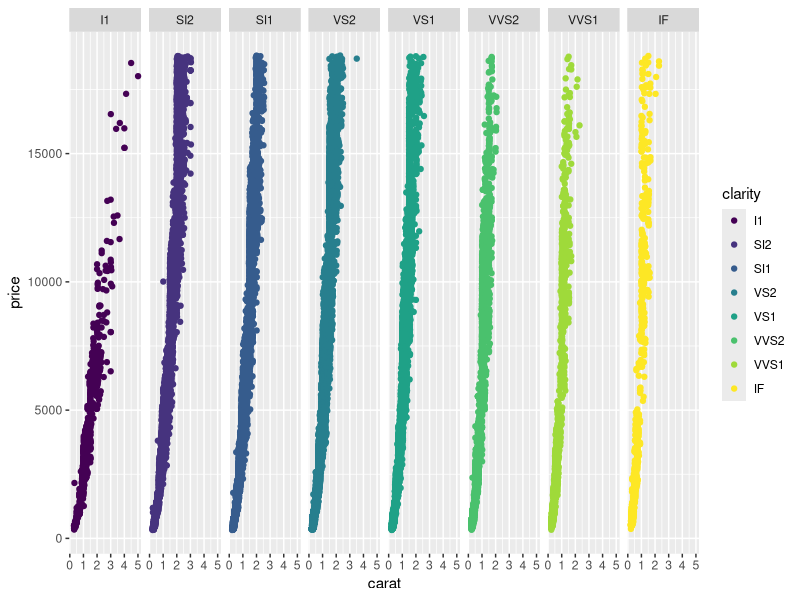
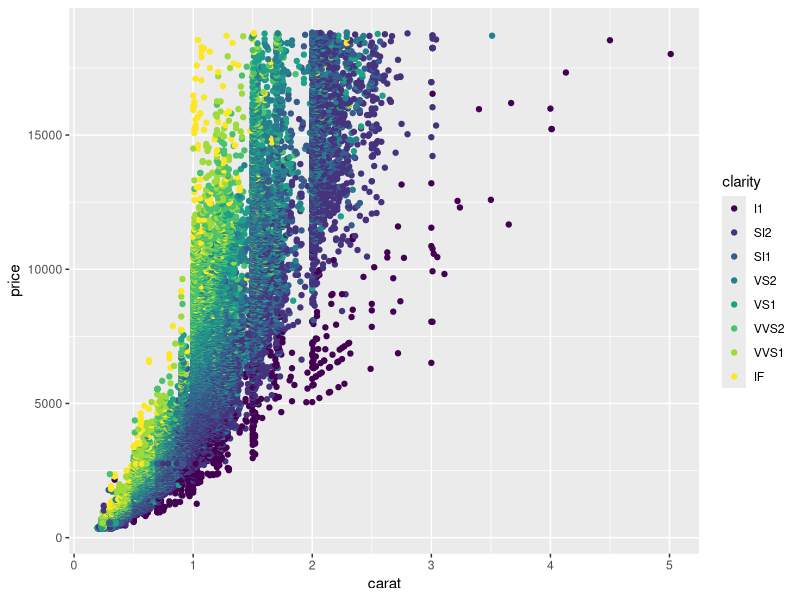
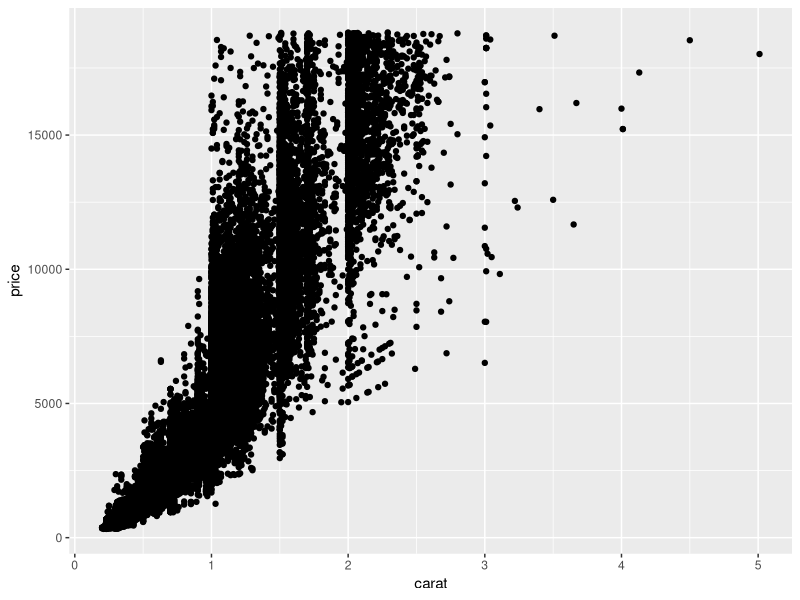
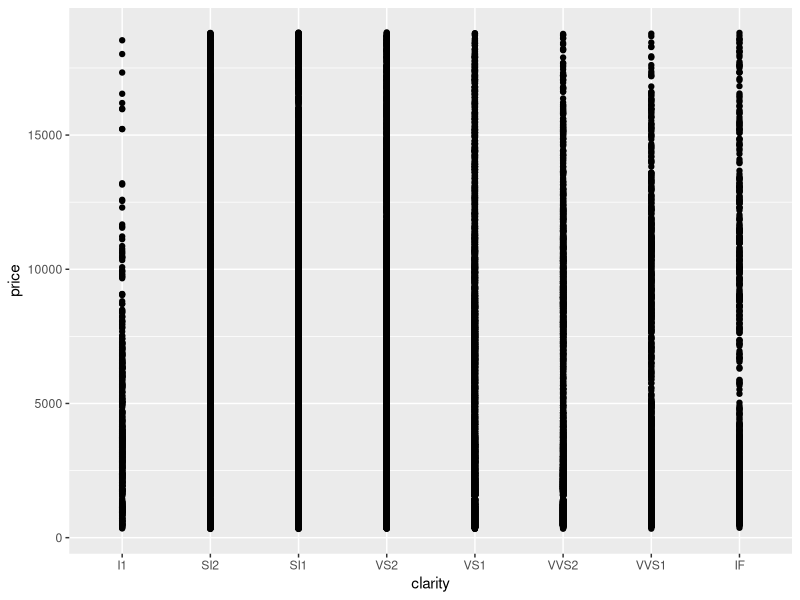
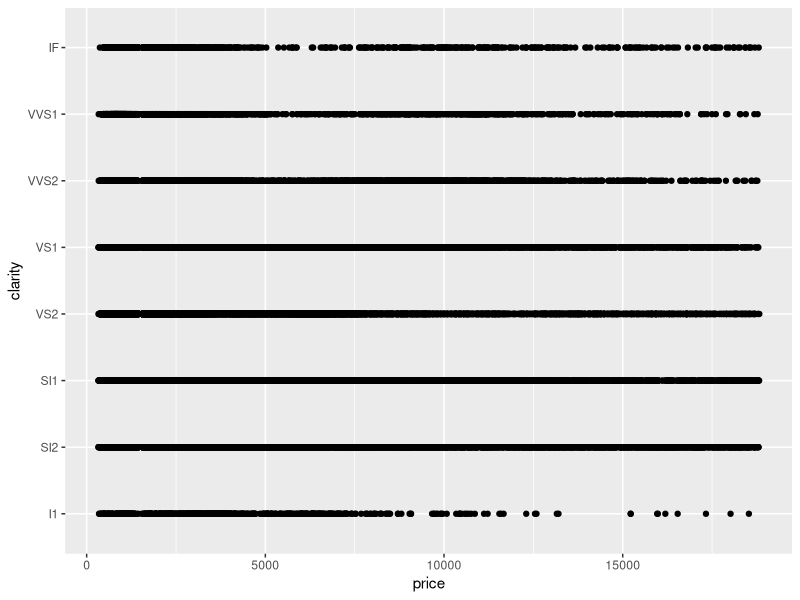

The R script that drew these images, in order:

# Packages are collection of functions, data and compiled code in R, which is used to perform some specific Task

# We have packages for Plotting Graph (ggplot), Machine Learning, Data Frames, Statistical Analysis etc.

# To Install a packages, run the following command
      # install.packages("Name of Packages")
# Example
install.packages("ggplot2")

# Remember : Installing Packages will just download the packages and make it ready for use
# But before using it, we have to first activate the packages

# To Activate the packages, following command are used
    # library(name of the packages)

#Example

library(ggplot2)

# This will activate the packages

# Lets check some of the functions and data in the packages
# Run the following commands and try to observe the output

?qplot() 
?ggplot() 
?diamonds 

rownames(diamonds) # Row Names has not been given in diamonds table, It has 50940 Rows.
colnames(diamonds) # "carat"   "cut"     "color"   "clarity" "depth"   "table"   "price"   "x"       "y"       "z"  

diamonds # Diamonds Table, which comes in ggplot packages.

print(diamonds, n=100) # Print 100 Rows of Diamonds Table

diamonds[,2] # Print Value of second column of diamonds table

qplot(data = diamonds, carat, price,
      color = clarity, facets=.~clarity)

qplot(data = diamonds, carat, price,
      color = clarity)

qplot(data = diamonds, carat, price)


qplot(data = diamonds, clarity, price)

qplot(data = diamonds, price, clarity)




